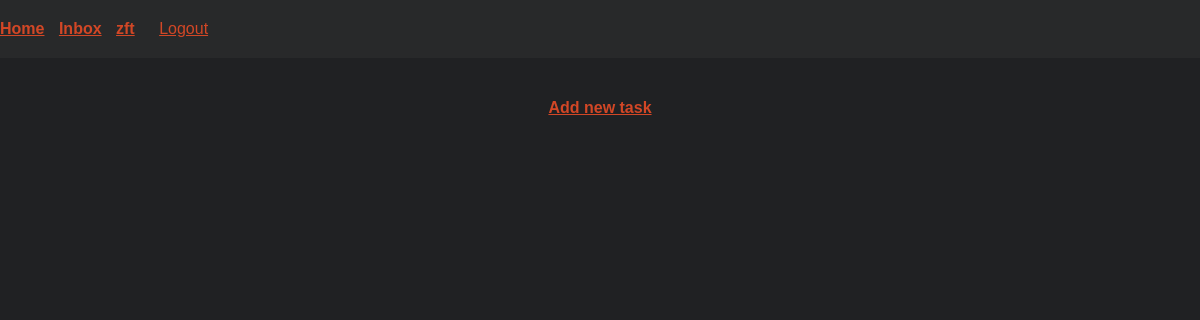
Page /tag/1/ (signed in) on the earlier database version.
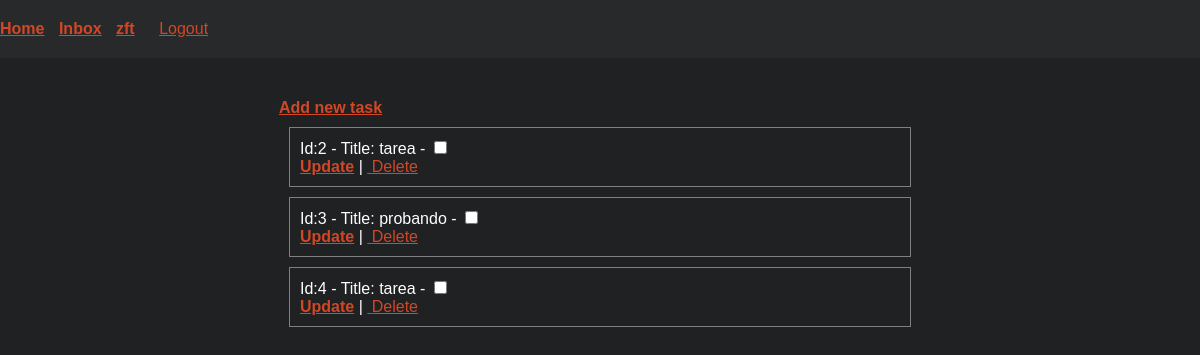
Same page on the later database version.
### base/models.py (models this page shows, shortened)
class Task(models.Model):
    title = models.CharField(max_length=500)
    description = models.TextField(blank=True, null=True)
    done = models.BooleanField(default=False)
    start_date = models.DateTimeField(blank=True, null=True)
    due_date = models.DateTimeField(blank=True, null=True)
    priority = models.IntegerField(
        default=1,
        validators=[MinValueValidator(1), MaxValueValidator(4)]
    )
    updated = models.DateTimeField(auto_now=True)
    created = models.DateTimeField(auto_now_add=True)
    project = models.ForeignKey(Project, on_delete=models.CASCADE,null=True,blank=True)
    owner = models.ForeignKey(User, on_delete=models.CASCADE,null=True)
    tags = models.ManyToManyField(Tag, blank=True)
    class Meta():
        ordering = ['done','priority']

### base/views.py (the view)
# urls.py: path("tag/<int:pk>/", views.tag, name="tag"),
@login_required(login_url='login')
def tag(request,pk):
    user = request.user
    tag = user.tag_set.filter(pk=pk).first()
    if project is None:
        return HttpResponse("Tag not found or you don't have access to it!")
    tasks = Task.objects.filter(tags=tag)
    context = {'tasks': tasks}
    return render(request,'base/tag.html',context)

### base/templates/base/tag.html (shortened to what this page needs)
{% extends 'main.html' %}
{% block content %}
<div>
    <strong><a href="{% url 'add-task' %}">Add new task</a></strong>
{% for task in  tasks %}
<div style="border: 1px solid grey; width: 600px; margin: 10px; padding:10px;" >
    Id:{{task.id}} - Title: {{task.title}} - <input type="checkbox" name="done" {% if task.done %} checked {% endif %}>
    <div> <strong><a href="{% url 'update-task' task.id %}">Update</a></strong> | <a href="{% url 'delete-task' task.id %}" class=""> Delete</a></div>
</div>
{% endfor %}
</div>
{% endblock %}

Differences in the rows shown:
now on this page (row unchanged): Task: id "2", title "tarea"
now on this page (row unchanged): Task: id "3", title "probando"
added Task: id "4", title "tarea"
